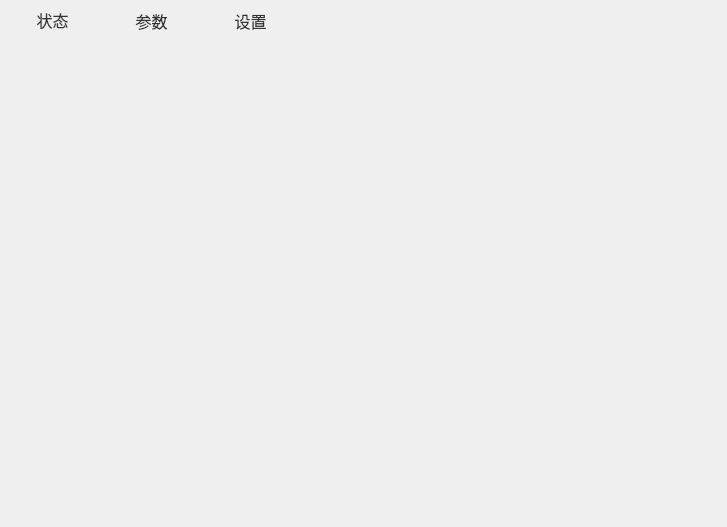
<?xml version="1.0" encoding="UTF-8"?>
<ui version="4.0">
 <class>wgtParaItem_ups</class>
 <widget class="QWidget" name="wgtParaItem_ups">
  <property name="geometry">
   <rect>
    <x>0</x>
    <y>0</y>
    <width>727</width>
    <height>527</height>
   </rect>
  </property>
  <property name="font">
   <font>
    <pointsize>13</pointsize>
   </font>
  </property>
  <property name="windowTitle">
   <string>Form</string>
  </property>
  <layout class="QVBoxLayout" name="verticalLayout_2">
   <property name="spacing">
    <number>0</number>
   </property>
   <property name="leftMargin">
    <number>0</number>
   </property>
   <property name="topMargin">
    <number>0</number>
   </property>
   <property name="rightMargin">
    <number>0</number>
   </property>
   <property name="bottomMargin">
    <number>0</number>
   </property>
   <item>
    <widget class="QWidget" name="wgtBg" native="true">
     <property name="styleSheet">
      <string notr="true">.QWidget#wgtBg
{
   border-radius:0px;
	border-color: rgb(52, 101, 164);
	border-image: url(:/image/menu_left.png);
}
</string>
     </property>
     <layout class="QVBoxLayout" name="verticalLayout">
      <property name="spacing">
       <number>3</number>
      </property>
      <property name="leftMargin">
       <number>3</number>
      </property>
      <property name="topMargin">
       <number>5</number>
      </property>
      <property name="rightMargin">
       <number>18</number>
      </property>
      <property name="bottomMargin">
       <number>5</number>
      </property>
      <item>
       <widget class="QTabWidget" name="tabWidget">
        <property name="font">
         <font>
          <pointsize>16</pointsize>
         </font>
        </property>
        <property name="focusPolicy">
         <enum>Qt::NoFocus</enum>
        </property>
        <property name="styleSheet">
         <string notr="true">QTabWidget::pane{
top:8px;
border:0px solid #00AEFF;
}

QTabBar::tab{
color:#333333;
background:transparent;
font-size:16px;
width:99px;
height:29px;
}
QTabBar::tab:selected{
color:rgb(16,36,72);
border-image: url(:/image/tab_select.png);
font-size:17px;
margin-top: 0; margin-left: 0; margin-right: 6;
}
QTabBar::tab:!selected{
color:rgb(46,253,251);
border-image: url(:/image/tab_unselect.png);
font-size:17px;
margin-top: 0; margin-left: 0; margin-right: 6;
}
#detailWgt,#appealReasonWgt{border:none;}</string>
        </property>
        <property name="currentIndex">
         <number>0</number>
        </property>
        <widget class="QWidget" name="tab_status">
         <attribute name="title">
          <string>状态</string>
         </attribute>
         <layout class="QVBoxLayout" name="verticalLayout_4">
          <property name="leftMargin">
           <number>0</number>
          </property>
          <property name="topMargin">
           <number>0</number>
          </property>
          <property name="rightMargin">
           <number>0</number>
          </property>
          <property name="bottomMargin">
           <number>0</number>
          </property>
          <item>
           <widget class="MScrollArea" name="scrollArea_2">
            <property name="minimumSize">
             <size>
              <width>0</width>
              <height>50</height>
             </size>
            </property>
            <property name="styleSheet">
             <string notr="true">QScrollArea{background-color:transparent;}
QListView{background:#5555ff;border-radius:0px; border: 0px solid gray;}
QListView::item:focus{border-radius:0px; border: 5px solid rgb(255, 128, 0);outline: none;}
QScrollBar:vertical {border:0px solid rgb(52, 72, 105);background:rgb(52, 72, 105);width:30px;margin:30 0 30 0px;}
QScrollBar::handle:vertical{ background: rgb(41, 142, 214);border-radius:5px;width:10px; height: 10px ; }
QScrollBar::add-line:vertical {border:1px solid rgb(52, 134, 208);background:rgb(52, 134, 208);height:30px;subcontrol-position:bottom;subcontrol-origin:margin;}
QScrollBar::sub-line:vertical {border:1px solid rgb(52, 134, 208);background:rgb(52, 134, 208);height:30px;subcontrol-position:top;subcontrol-origin:margin;}
QScrollBar::down-arrow:vertical {width:25px;height:25px; border-image:url(:/image/down_Arrow_2.png);}
QScrollBar::up-arrow:vertical {width:25px;height:25px;border-image:url(:/image/up_Arrow_1.png);}
QScrollBar::add-page:vertical {background:rgb(52, 72, 105);}
QScrollBar::sub-page:vertical {background:rgb(52, 72, 105);}
</string>
            </property>
            <property name="verticalScrollBarPolicy">
             <enum>Qt::ScrollBarAlwaysOff</enum>
            </property>
            <property name="horizontalScrollBarPolicy">
             <enum>Qt::ScrollBarAlwaysOff</enum>
            </property>
            <property name="widgetResizable">
             <bool>true</bool>
            </property>
            <widget class="QWidget" name="wgtInfo1">
             <property name="geometry">
              <rect>
               <x>0</x>
               <y>0</y>
               <width>704</width>
               <height>443</height>
              </rect>
             </property>
             <property name="styleSheet">
              <string notr="true">/*.QWidget#wgtInfo1
{
   border-radius:0px;
	border-color: rgb(52, 101, 164);
	border-image: url(:/image/tab_border.png);
}*/
background:transparent;</string>
             </property>
             <layout class="QVBoxLayout" name="verticalLayout_3">
              <property name="spacing">
               <number>0</number>
              </property>
              <property name="leftMargin">
               <number>0</number>
              </property>
              <property name="topMargin">
               <number>3</number>
              </property>
              <property name="rightMargin">
               <number>0</number>
              </property>
              <property name="bottomMargin">
               <number>0</number>
              </property>
              <item>
               <widget class="QWidget" name="wgtRender" native="true">
                <property name="minimumSize">
                 <size>
                  <width>0</width>
                  <height>240</height>
                 </size>
                </property>
                <property name="maximumSize">
                 <size>
                  <width>16777215</width>
                  <height>240</height>
                 </size>
                </property>
                <property name="styleSheet">
                 <string notr="true"/>
                </property>
                <layout class="QGridLayout" name="gridLayout">
                 <property name="leftMargin">
                  <number>0</number>
                 </property>
                 <property name="topMargin">
                  <number>0</number>
                 </property>
                 <property name="rightMargin">
                  <number>0</number>
                 </property>
                 <property name="bottomMargin">
                  <number>0</number>
                 </property>
                 <property name="spacing">
                  <number>0</number>
                 </property>
                 <item row="0" column="1">
                  <spacer name="verticalSpacer_2">
                   <property name="orientation">
                    <enum>Qt::Vertical</enum>
                   </property>
                   <property name="sizeType">
                    <enum>QSizePolicy::Preferred</enum>
                   </property>
                   <property name="sizeHint" stdset="0">
                    <size>
                     <width>20</width>
                     <height>7</height>
                    </size>
                   </property>
                  </spacer>
                 </item>
                 <item row="1" column="0">
                  <spacer name="horizontalSpacer">
                   <property name="orientation">
                    <enum>Qt::Horizontal</enum>
                   </property>
                   <property name="sizeType">
                    <enum>QSizePolicy::Preferred</enum>
                   </property>
                   <property name="sizeHint" stdset="0">
                    <size>
                     <width>301</width>
                     <height>20</height>
                    </size>
                   </property>
                  </spacer>
                 </item>
                 <item row="1" column="1">
                  <widget class="QLabel" name="lblRender">
                   <property name="minimumSize">
                    <size>
                     <width>300</width>
                     <height>200</height>
                    </size>
                   </property>
                   <property name="maximumSize">
                    <size>
                     <width>300</width>
                     <height>200</height>
                    </size>
                   </property>
                   <property name="styleSheet">
                    <string notr="true">border-image: url(:/image/ups_bg.png);</string>
                   </property>
                   <property name="text">
                    <string/>
                   </property>
                  </widget>
                 </item>
                 <item row="1" column="2">
                  <spacer name="horizontalSpacer_2">
                   <property name="orientation">
                    <enum>Qt::Horizontal</enum>
                   </property>
                   <property name="sizeType">
                    <enum>QSizePolicy::Preferred</enum>
                   </property>
                   <property name="sizeHint" stdset="0">
                    <size>
                     <width>300</width>
                     <height>20</height>
                    </size>
                   </property>
                  </spacer>
                 </item>
                 <item row="2" column="1">
                  <spacer name="verticalSpacer">
                   <property name="orientation">
                    <enum>Qt::Vertical</enum>
                   </property>
                   <property name="sizeType">
                    <enum>QSizePolicy::Preferred</enum>
                   </property>
                   <property name="sizeHint" stdset="0">
                    <size>
                     <width>20</width>
                     <height>7</height>
                    </size>
                   </property>
                  </spacer>
                 </item>
                </layout>
               </widget>
              </item>
              <item>
               <widget class="QWidget" name="widget" native="true">
                <property name="minimumSize">
                 <size>
                  <width>0</width>
                  <height>35</height>
                 </size>
                </property>
                <property name="maximumSize">
                 <size>
                  <width>16777215</width>
                  <height>35</height>
                 </size>
                </property>
                <property name="styleSheet">
                 <string notr="true"/>
                </property>
                <layout class="QHBoxLayout" name="horizontalLayout_3">
                 <property name="spacing">
                  <number>0</number>
                 </property>
                 <property name="leftMargin">
                  <number>10</number>
                 </property>
                 <property name="topMargin">
                  <number>0</number>
                 </property>
                 <property name="rightMargin">
                  <number>10</number>
                 </property>
                 <property name="bottomMargin">
                  <number>0</number>
                 </property>
                 <item>
                  <layout class="QHBoxLayout" name="horizontalLayout">
                   <property name="spacing">
                    <number>6</number>
                   </property>
                   <item>
                    <widget class="QLabel" name="lblUpsNumberName">
                     <property name="minimumSize">
                      <size>
                       <width>120</width>
                       <height>30</height>
                      </size>
                     </property>
                     <property name="maximumSize">
                      <size>
                       <width>120</width>
                       <height>30</height>
                      </size>
                     </property>
                     <property name="font">
                      <font>
                       <pointsize>13</pointsize>
                      </font>
                     </property>
                     <property name="styleSheet">
                      <string notr="true">color: #00ADE5;</string>
                     </property>
                     <property name="text">
                      <string/>
                     </property>
                    </widget>
                   </item>
                   <item>
                    <widget class="QLabel" name="lblUpsNumberVal">
                     <property name="minimumSize">
                      <size>
                       <width>0</width>
                       <height>30</height>
                      </size>
                     </property>
                     <property name="maximumSize">
                      <size>
                       <width>16777215</width>
                       <height>30</height>
                      </size>
                     </property>
                     <property name="font">
                      <font>
                       <pointsize>13</pointsize>
                      </font>
                     </property>
                     <property name="styleSheet">
                      <string notr="true">color: #FFFFFF;
</string>
                     </property>
                     <property name="text">
                      <string/>
                     </property>
                    </widget>
                   </item>
                  </layout>
                 </item>
                 <item>
                  <layout class="QHBoxLayout" name="horizontalLayout_2">
                   <property name="spacing">
                    <number>3</number>
                   </property>
                   <item>
                    <widget class="QLabel" name="lblUpsStaName">
                     <property name="minimumSize">
                      <size>
                       <width>160</width>
                       <height>30</height>
                      </size>
                     </property>
                     <property name="maximumSize">
                      <size>
                       <width>160</width>
                       <height>30</height>
                      </size>
                     </property>
                     <property name="font">
                      <font>
                       <pointsize>13</pointsize>
                      </font>
                     </property>
                     <property name="styleSheet">
                      <string notr="true">color: #00ADE5;</string>
                     </property>
                     <property name="text">
                      <string/>
                     </property>
                    </widget>
                   </item>
                   <item>
                    <widget class="QLabel" name="lblUpsStaVal">
                     <property name="minimumSize">
                      <size>
                       <width>0</width>
                       <height>30</height>
                      </size>
                     </property>
                     <property name="maximumSize">
                      <size>
                       <width>16777215</width>
                       <height>30</height>
                      </size>
                     </property>
                     <property name="font">
                      <font>
                       <pointsize>13</pointsize>
                      </font>
                     </property>
                     <property name="styleSheet">
                      <string notr="true">color: #FFFFFF;
</string>
                     </property>
                     <property name="text">
                      <string/>
                     </property>
                    </widget>
                   </item>
                  </layout>
                 </item>
                </layout>
               </widget>
              </item>
              <item>
               <widget class="QWidget" name="wgtInfo" native="true">
                <property name="minimumSize">
                 <size>
                  <width>0</width>
                  <height>0</height>
                 </size>
                </property>
               </widget>
              </item>
             </layout>
            </widget>
           </widget>
          </item>
         </layout>
        </widget>
        <widget class="QWidget" name="tab_para">
         <attribute name="title">
          <string>参数</string>
         </attribute>
         <layout class="QVBoxLayout" name="verticalLayout_5">
          <property name="spacing">
           <number>6</number>
          </property>
          <property name="leftMargin">
           <number>0</number>
          </property>
          <property name="topMargin">
           <number>0</number>
          </property>
          <property name="rightMargin">
           <number>0</number>
          </property>
          <property name="bottomMargin">
           <number>0</number>
          </property>
          <item>
           <widget class="MScrollArea" name="scrollArea">
            <property name="styleSheet">
             <string notr="true">QScrollArea{background-color:transparent;}
QListView{background:#5555ff;border-radius:0px; border: 0px solid gray;}
QListView::item:focus{border-radius:0px; border: 5px solid rgb(255, 128, 0);outline: none;}
QScrollBar:vertical {border:0px solid rgb(52, 72, 105);background:rgb(52, 72, 105);width:30px;margin:30 0 30 0px;}
QScrollBar::handle:vertical{ background: rgb(41, 142, 214);border-radius:5px;width:10px; height: 10px ; }
QScrollBar::add-line:vertical {border:1px solid rgb(52, 134, 208);background:rgb(52, 134, 208);height:30px;subcontrol-position:bottom;subcontrol-origin:margin;}
QScrollBar::sub-line:vertical {border:1px solid rgb(52, 134, 208);background:rgb(52, 134, 208);height:30px;subcontrol-position:top;subcontrol-origin:margin;}
QScrollBar::down-arrow:vertical {width:25px;height:25px; border-image:url(:/image/down_Arrow_2.png);}
QScrollBar::up-arrow:vertical {width:25px;height:25px;border-image:url(:/image/up_Arrow_1.png);}
QScrollBar::add-page:vertical {background:rgb(52, 72, 105);}
QScrollBar::sub-page:vertical {background:rgb(52, 72, 105);}
</string>
            </property>
            <property name="widgetResizable">
             <bool>true</bool>
            </property>
            <widget class="QWidget" name="wgtContents">
             <property name="geometry">
              <rect>
               <x>0</x>
               <y>0</y>
               <width>704</width>
               <height>443</height>
              </rect>
             </property>
             <property name="styleSheet">
              <string notr="true">background:transparent;</string>
             </property>
            </widget>
           </widget>
          </item>
         </layout>
        </widget>
        <widget class="QWidget" name="tab_set">
         <attribute name="title">
          <string>设置</string>
         </attribute>
         <layout class="QVBoxLayout" name="verticalLayout_6">
          <property name="leftMargin">
           <number>0</number>
          </property>
          <property name="topMargin">
           <number>0</number>
          </property>
          <property name="rightMargin">
           <number>0</number>
          </property>
          <property name="bottomMargin">
           <number>0</number>
          </property>
          <item>
           <widget class="MScrollArea" name="scrollArea_set">
            <property name="styleSheet">
             <string notr="true">QScrollArea{background-color:transparent;}
QListView{background:#5555ff;border-radius:0px; border: 0px solid gray;}
QListView::item:focus{border-radius:0px; border: 5px solid rgb(255, 128, 0);outline: none;}
QScrollBar:vertical {border:0px solid rgb(52, 72, 105);background:rgb(52, 72, 105);width:30px;margin:30 0 30 0px;}
QScrollBar::handle:vertical{ background: rgb(41, 142, 214);border-radius:5px;width:10px; height: 10px ; }
QScrollBar::add-line:vertical {border:1px solid rgb(52, 134, 208);background:rgb(52, 134, 208);height:30px;subcontrol-position:bottom;subcontrol-origin:margin;}
QScrollBar::sub-line:vertical {border:1px solid rgb(52, 134, 208);background:rgb(52, 134, 208);height:30px;subcontrol-position:top;subcontrol-origin:margin;}
QScrollBar::down-arrow:vertical {width:25px;height:25px; border-image:url(:/image/down_Arrow_2.png);}
QScrollBar::up-arrow:vertical {width:25px;height:25px;border-image:url(:/image/up_Arrow_1.png);}
QScrollBar::add-page:vertical {background:rgb(52, 72, 105);}
QScrollBar::sub-page:vertical {background:rgb(52, 72, 105);}
</string>
            </property>
            <property name="widgetResizable">
             <bool>true</bool>
            </property>
            <widget class="QWidget" name="wgtSet">
             <property name="geometry">
              <rect>
               <x>0</x>
               <y>0</y>
               <width>704</width>
               <height>443</height>
              </rect>
             </property>
             <property name="styleSheet">
              <string notr="true">background:transparent;</string>
             </property>
            </widget>
           </widget>
          </item>
         </layout>
        </widget>
       </widget>
      </item>
      <item>
       <widget class="QWidget" name="widget_2" native="true">
        <property name="minimumSize">
         <size>
          <width>0</width>
          <height>32</height>
         </size>
        </property>
        <property name="maximumSize">
         <size>
          <width>16777215</width>
          <height>32</height>
         </size>
        </property>
        <layout class="QHBoxLayout" name="horizontalLayout_4">
         <property name="spacing">
          <number>20</number>
         </property>
         <property name="leftMargin">
          <number>0</number>
         </property>
         <property name="topMargin">
          <number>3</number>
         </property>
         <property name="rightMargin">
          <number>0</number>
         </property>
         <property name="bottomMargin">
          <number>3</number>
         </property>
         <item>
          <spacer name="horizontalSpacer_3">
           <property name="orientation">
            <enum>Qt::Horizontal</enum>
           </property>
           <property name="sizeHint" stdset="0">
            <size>
             <width>236</width>
             <height>20</height>
            </size>
           </property>
          </spacer>
         </item>
         <item>
          <widget class="QPushButton" name="btn_up">
           <property name="minimumSize">
            <size>
             <width>39</width>
             <height>26</height>
            </size>
           </property>
           <property name="maximumSize">
            <size>
             <width>39</width>
             <height>26</height>
            </size>
           </property>
           <property name="focusPolicy">
            <enum>Qt::NoFocus</enum>
           </property>
           <property name="styleSheet">
            <string notr="true">QPushButton:!pressed{
border-image: url(:/image/left_normal.png);
color: #FFFFFF;
border-radius:0px;font:12pt;
}
QPushButton:pressed{
border-image: url(:/image/left_check.png);
color: #FFFFFF;
border:0px solid #68CBF2;
border-radius:0px;font:12pt;
}
</string>
           </property>
           <property name="text">
            <string/>
           </property>
           <property name="iconSize">
            <size>
             <width>32</width>
             <height>32</height>
            </size>
           </property>
           <property name="autoRepeat">
            <bool>false</bool>
           </property>
          </widget>
         </item>
         <item>
          <widget class="QPushButton" name="btn_down">
           <property name="minimumSize">
            <size>
             <width>39</width>
             <height>26</height>
            </size>
           </property>
           <property name="maximumSize">
            <size>
             <width>39</width>
             <height>26</height>
            </size>
           </property>
           <property name="focusPolicy">
            <enum>Qt::NoFocus</enum>
           </property>
           <property name="styleSheet">
            <string notr="true">QPushButton:!pressed{
border-image: url(:/image/right_normal.png);
color: #FFFFFF;
border-radius:0px;font:12pt;
}
QPushButton:pressed{
border-image: url(:/image/right_check.png);
color: #FFFFFF;
border:0px solid #68CBF2;
border-radius:0px;font:12pt;
}
</string>
           </property>
           <property name="text">
            <string/>
           </property>
           <property name="iconSize">
            <size>
             <width>32</width>
             <height>32</height>
            </size>
           </property>
           <property name="autoRepeat">
            <bool>false</bool>
           </property>
          </widget>
         </item>
         <item>
          <spacer name="horizontalSpacer_4">
           <property name="orientation">
            <enum>Qt::Horizontal</enum>
           </property>
           <property name="sizeHint" stdset="0">
            <size>
             <width>235</width>
             <height>20</height>
            </size>
           </property>
          </spacer>
         </item>
        </layout>
       </widget>
      </item>
     </layout>
    </widget>
   </item>
  </layout>
 </widget>
 <customwidgets>
  <customwidget>
   <class>MScrollArea</class>
   <extends>QScrollArea</extends>
   <header location="global">mscrollarea.h</header>
   <container>1</container>
  </customwidget>
 </customwidgets>
 <resources/>
 <connections/>
</ui>
